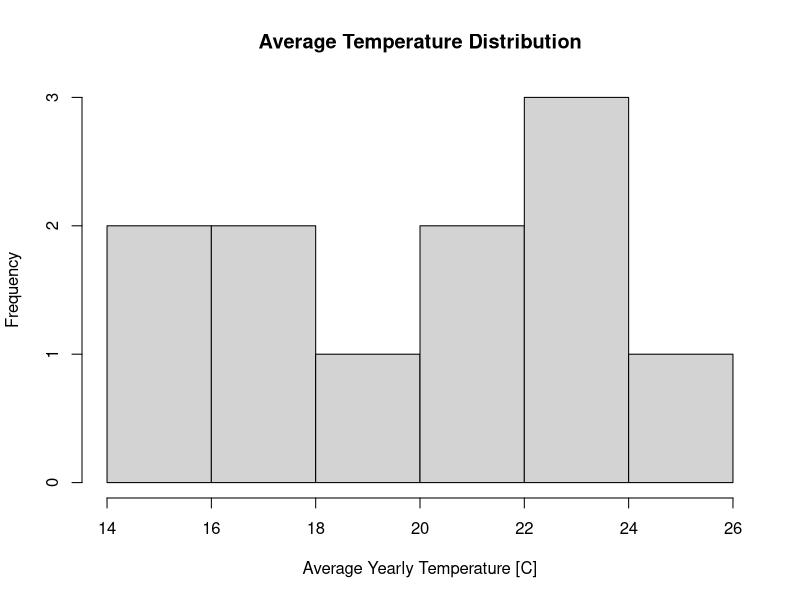
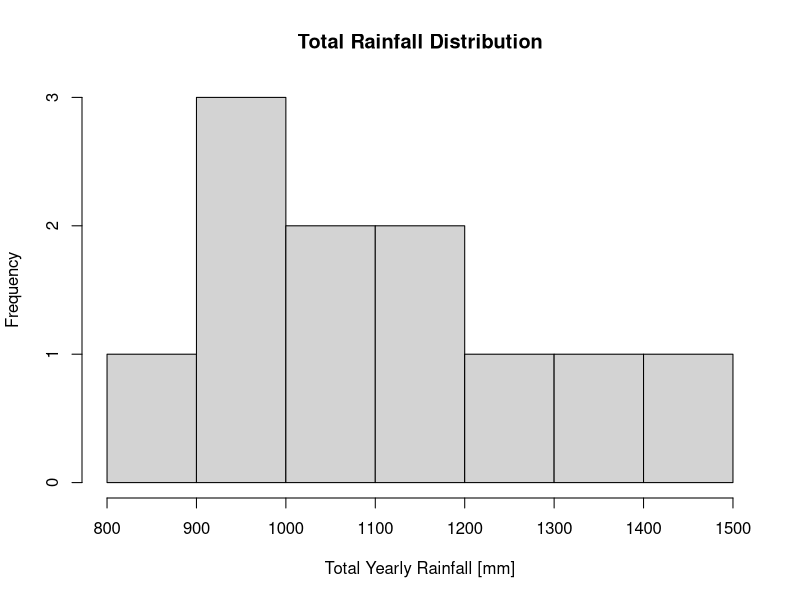
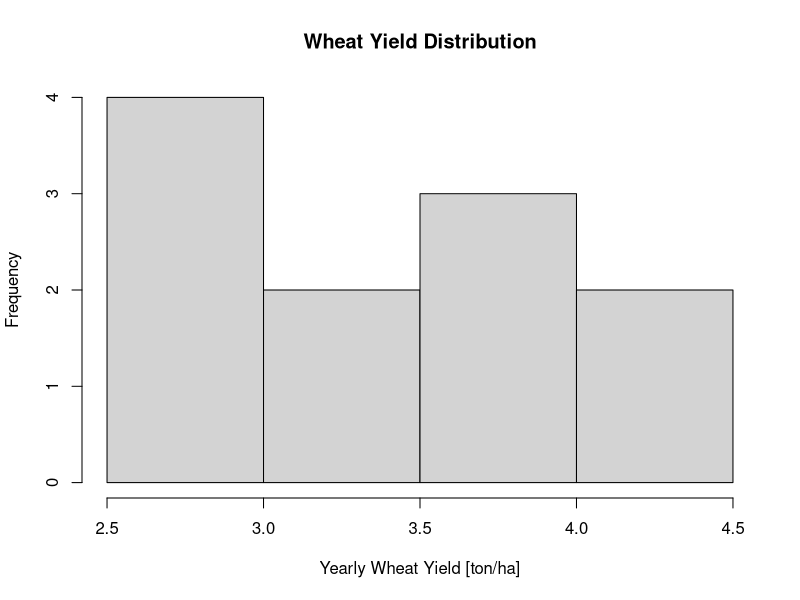
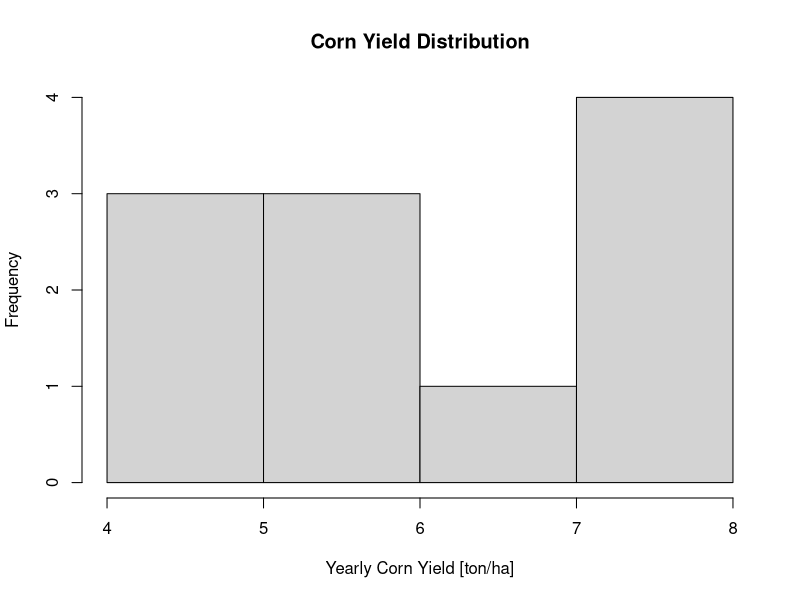
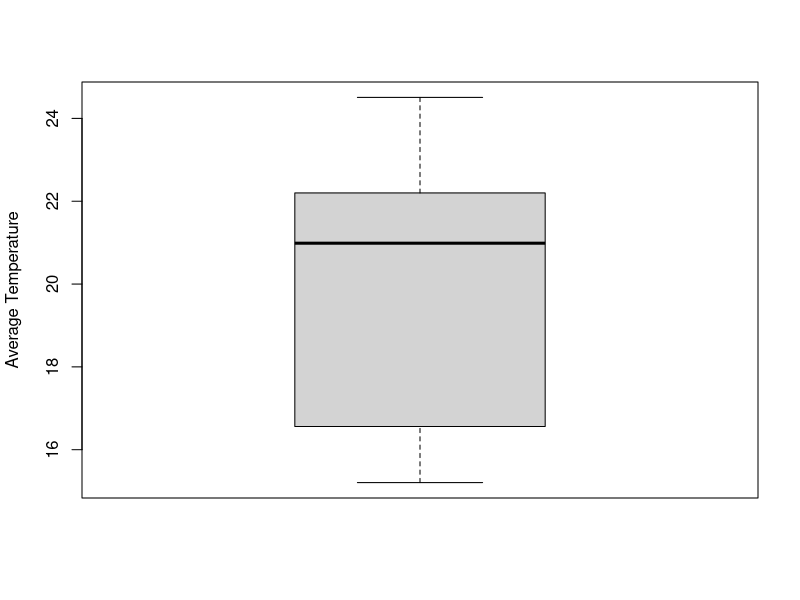
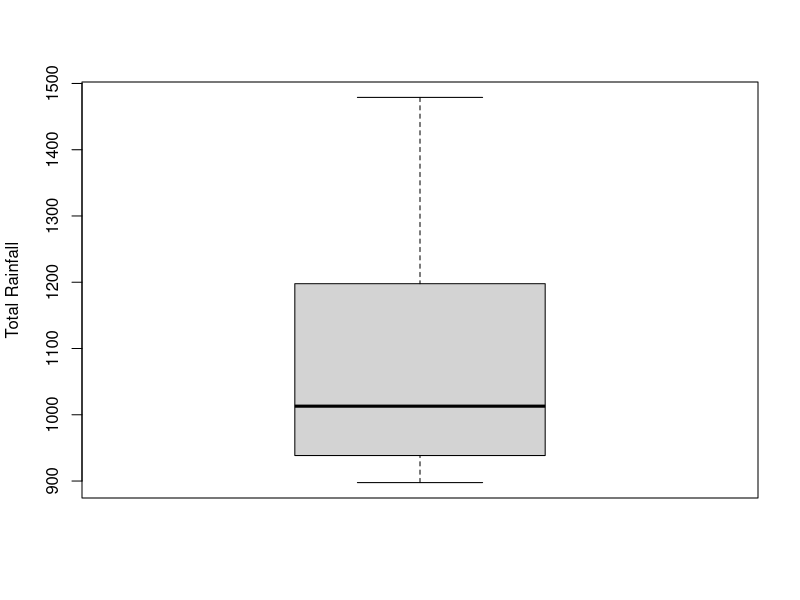
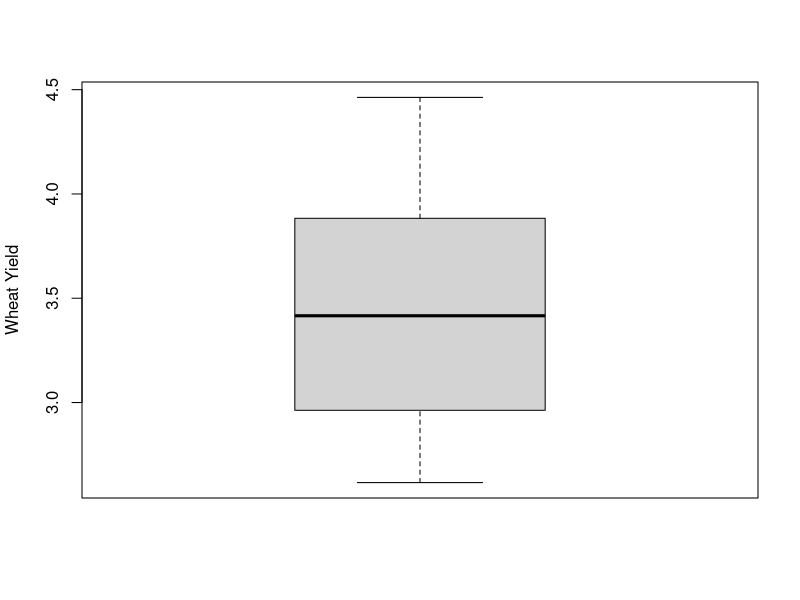
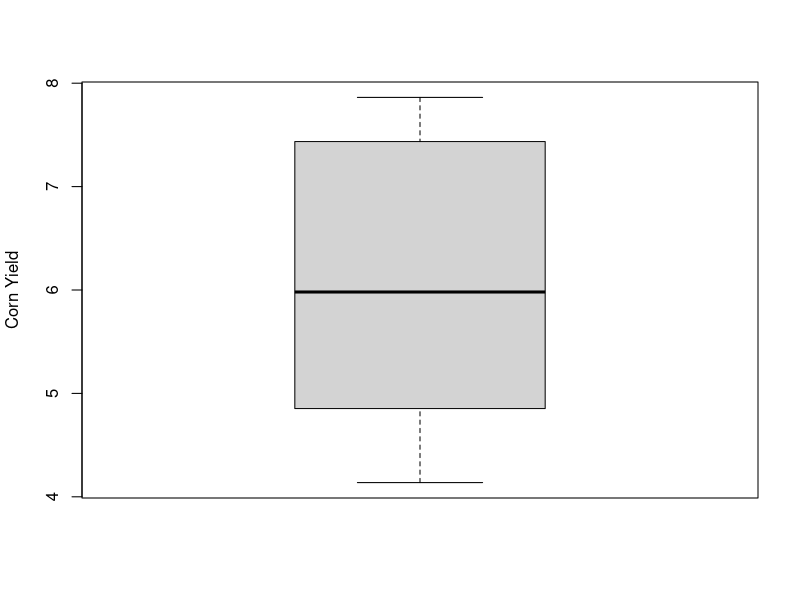

Reproduce these figures in R, in order.
# Loading data
crop_data <- read.csv('dataset.csv')

# Creating histograms for all variables
hist(crop_data$Average_Temperature, main='Average Temperature Distribution', 
     xlab='Average Yearly Temperature [C]')

hist(crop_data$Total_Rainfall, main='Total Rainfall Distribution', 
     xlab='Total Yearly Rainfall [mm]')

hist(crop_data$Wheat_Yield, main='Wheat Yield Distribution', 
     xlab='Yearly Wheat Yield [ton/ha]')

hist(crop_data$Corn_Yield, main='Corn Yield Distribution', 
     xlab='Yearly Corn Yield [ton/ha]')

# Identification of outliers for each of the variables
boxplot(crop_data$Average_Temperature, ylab='Average Temperature')

boxplot(crop_data$Total_Rainfall, ylab='Total Rainfall')

boxplot(crop_data$Wheat_Yield, ylab='Wheat Yield')

boxplot(crop_data$Corn_Yield, ylab='Corn Yield')

